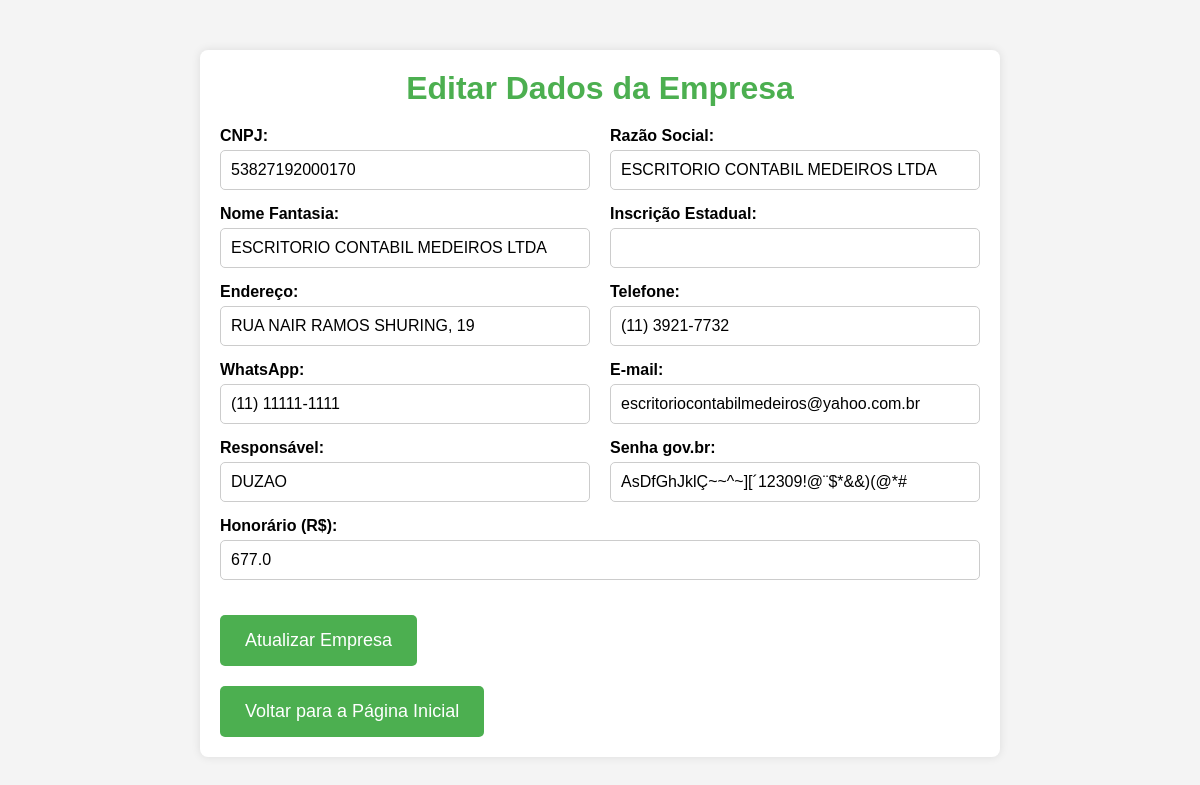
The app's page /editar_empresa/1 with its own data.
### tables this page shows
CREATE TABLE clientes (
            id INTEGER PRIMARY KEY AUTOINCREMENT,
            cnpj TEXT NOT NULL,
            razao_social TEXT NOT NULL,
            nome_fantasia TEXT NOT NULL,
            endereco TEXT NOT NULL,
            telefone TEXT NOT NULL,
            email TEXT NOT NULL,
            honorario REAL NOT NULL
        , whatsapp TEXT, senha_gov_br TEXT, responsavel TEXT);

### app.py (the view)
@app.route('/editar_empresa/<int:cliente_id>')
def editar_empresa(cliente_id):
    conn = get_db_connection()
    empresa = conn.execute('SELECT * FROM clientes WHERE id = ?', (cliente_id,)).fetchone()
    conn.close()
    if empresa:
        return render_template('editar_empresa.html', empresa=empresa)
    else:
        return "Empresa não encontrada."

### app.py (called while the page is built)
def get_db_connection():
    conn = sqlite3.connect('clientes.db')
    conn.row_factory = sqlite3.Row
    return conn

### templates/editar_empresa.html (shortened to what this page needs)
<!DOCTYPE html>
<html lang="en">
<head>
    <link rel="stylesheet" href="/static/style.css">
</head>
<body>
    <div class="container">
        <h1>Editar Dados da Empresa</h1>
        <form action="/atualizar_empresa/{{ empresa['id'] }}" method="POST">
            <div class="form-row">
                <div class="form-group">
                    <label for="cnpj">CNPJ:</label>
                    <input type="text" id="cnpj" name="cnpj" value="{{ empresa['cnpj'] }}" required>
                </div>
                <div class="form-group">
                    <label for="razao_social">Razão Social:</label>
                    <input type="text" id="razao_social" name="razao_social" value="{{ empresa['razao_social'] }}" required>
                </div>
            </div>
            <div class="form-row">
                <div class="form-group">
                    <label for="nome_empresa">Nome Fantasia:</label>
                    <input type="text" id="nome_empresa" name="nome_empresa" value="{{ empresa['nome_fantasia'] }}" required>
                </div>
                <div class="form-group">
                    <label for="inscricao_estadual">Inscrição Estadual:</label>
                    <input type="text" id="inscricao_estadual" name="inscricao_estadual" value="{{ empresa['inscricao_estadual'] }}">
                </div>
            </div>
            <div class="form-row">
                <div class="form-group">
                    <label for="endereco">Endereço:</label>
                    <input type="text" id="endereco" name="endereco" value="{{ empresa['endereco'] }}" required>
                </div>
                <div class="form-group">
                    <label for="telefone">Telefone:</label>
                    <input type="text" id="telefone" name="telefone" value="{{ empresa['telefone'] }}" required>
                </div>
            </div>
            <div class="form-row">
                <div class="form-group">
                    <label for="whatsapp">WhatsApp:</label>
                    <input type="text" id="whatsapp" name="whatsapp" value="{{ empresa['whatsapp'] }}" maxlength="15" oninput="limitarWhatsApp(event)" onblur="aplicarMascaraWhatsApp()">
                </div>
                <div class="form-group">
                    <label for="email">E-mail:</label>
                    <input type="email" id="email" name="email" value="{{ empresa['email'] }}" required>
                </div>
            </div>
            <div class="form-row">
                <div class="form-group">
                    <label for="responsavel">Responsável:</label>
                    <input type="text" id="responsavel" name="responsavel" value="{{ empresa['responsavel'] }}">
                </div>
                <div class="form-group">
                    <label for="senha_gov_br">Senha gov.br:</label>
                    <input type="text" id="senha_gov_br" name="senha_gov_br" value="{{ empresa['senha_gov_br'] }}">
                </div>
            </div>
            <div class="form-row">
                <div class="form-group">
                    <label for="honorario">Honorário (R$):</label>
                    <input type="text" id="honorario" name="honorario" value="{{ empresa['honorario'] }}" required onkeypress="validarEntradaHonorario(event)" onblur="formatarHonorario()">
                </div>
            </div>
            <button type="submit" class="btn">Atualizar Empresa</button>
        </form>
        <a href="/" class="btn">Voltar para a Página Inicial</a>
    </div>
</body>
</html>

### static/style.css (style rules this page uses)
* { margin: 0; padding: 0; box-sizing: border-box; }
body { font-family: Arial, sans-serif; background-color: #f4f4f4; }
.container { max-width: 800px; margin: 50px auto; padding: 20px; background-color: white; border-radius: 8px; box-shadow: 0 0 10px rgba(0, 0, 0, 0.1); }
h1 { text-align: center; color: #4CAF50; margin-bottom: 20px; }
.form-row { display: flex; gap: 20px; margin-bottom: 15px; }
.form-group { flex: 1; }
label { font-weight: bold; margin-bottom: 5px; display: block; }
input { width: 100%; padding: 10px; font-size: 16px; border: 1px solid #ccc; border-radius: 5px; }
.btn { display: inline-block; padding: 15px 25px; font-size: 18px; color: white; background-color: #4CAF50; border: none; border-radius: 5px; text-decoration: none; transition: background-color 0.3s; margin-top: 20px; }

### records on screen
clientes: cnpj "53827192000170", razao_social "ESCRITORIO CONTABIL MEDEIROS LTDA", nome_empresa "ESCRITORIO CONTABIL MEDEIROS LTDA", endereco "RUA NAIR RAMOS SHURING, 19", telefone "(11) 3921-7732", whatsapp "(11) 11111-1111", email "escritoriocontabilmedeiros@yahoo.com.br", responsavel "DUZAO", senha_gov_br "AsDfGhJklÇ~~^~][´12309!@¨$*&&)(@*#", honorario "677.0"
